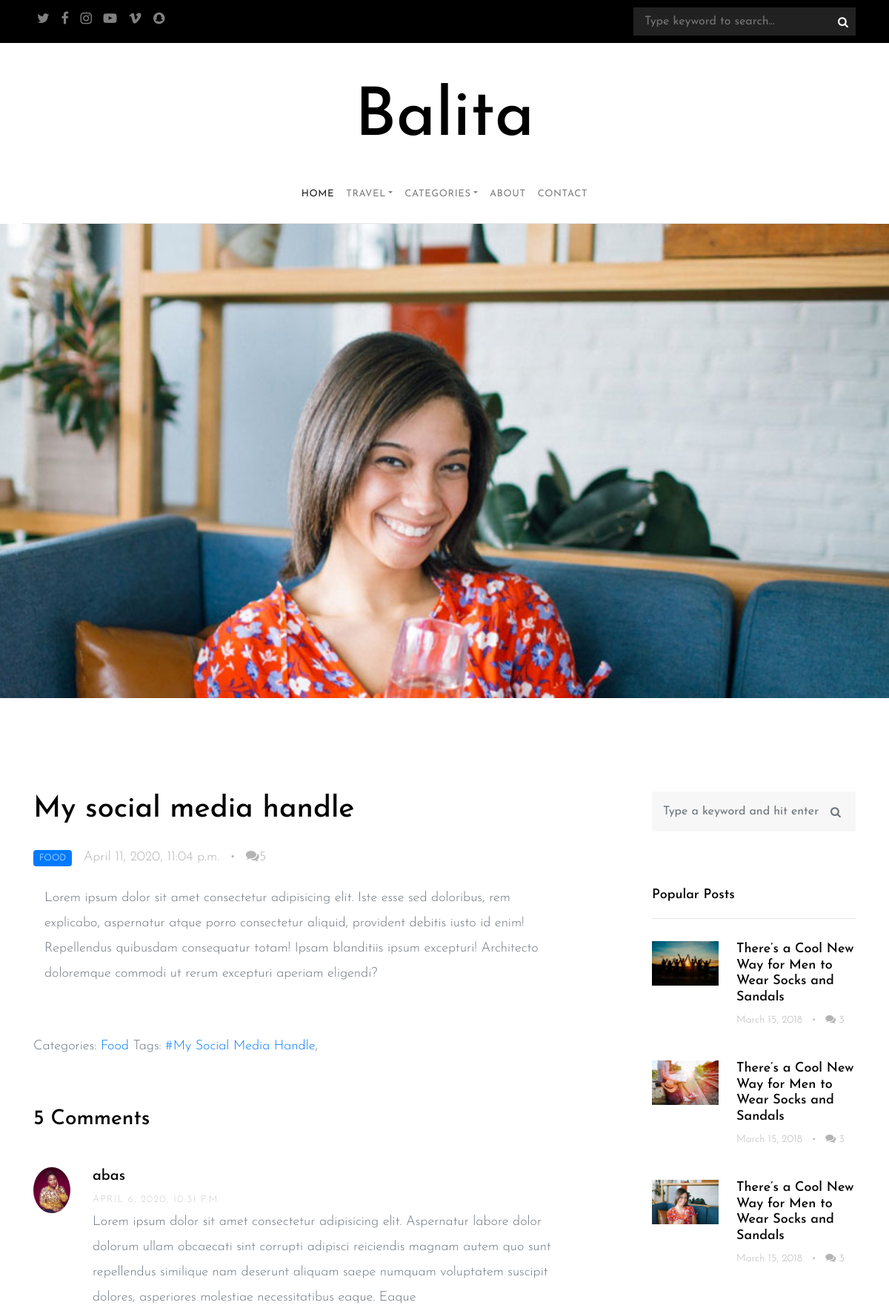
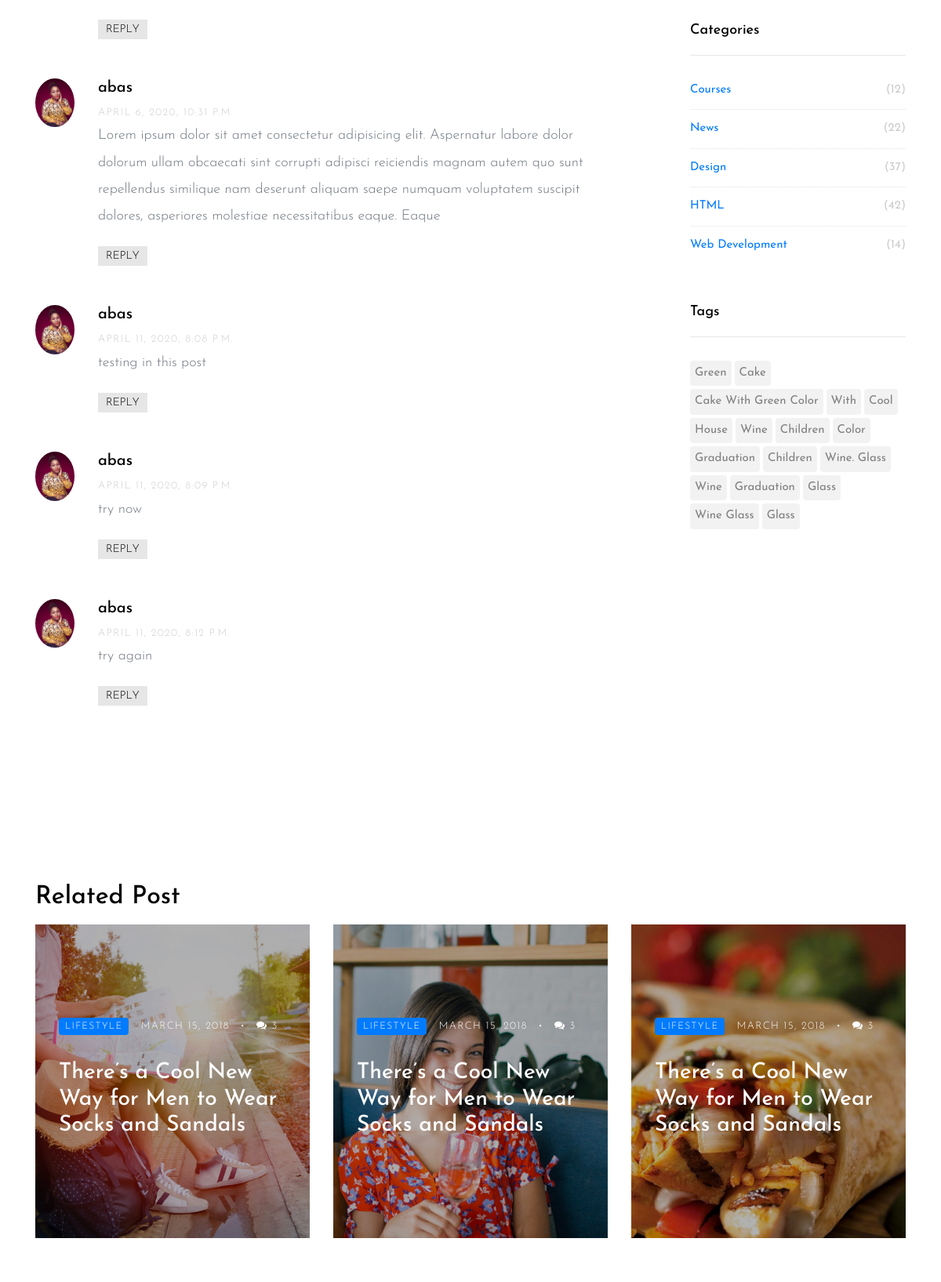
The app's page /single/my-social-media-handle/14/ (upper part) with its own data (2 pictures, top to bottom).
### blog/models.py (models this page shows, shortened)
class Post(models.Model):
    CATEGORY=[
    ('Lifestyle','Lifestyle'),
    ('Travel','Travel'),
    ('Food','Food'),
    ('Adventure','Adventure'),
    ('Business','Business'),
]
    slug = models.SlugField(default='', blank=True)
    title = models.CharField(verbose_name="Post Title",max_length=300,help_text='Enter your title')
    category = models.CharField(max_length=250,choices=CATEGORY, help_text='Select category')
    featured_image = models.ImageField(verbose_name='Upload Featured Image', upload_to='bolg',help_text='Upload featured Image',default='media_root/default_featured.jpg')
    body = RichTextUploadingField(blank=True,null=True)
    tags = models.CharField(verbose_name='Tag',max_length=500,help_text='Seperate tags with comma "," ',null=True,blank=True)
    location = models.CharField(verbose_name='Location',max_length=200,help_text='enter location', blank=True,null=True)
    pub_date = models.DateTimeField(verbose_name='Date Publish',auto_now=True)
    published = models.BooleanField(verbose_name='Publish post',default=False,help_text='publish post')
    @property
    def comment(self):
        return self.comment_set.all()
    @property
    def comment_count(self):
        return len(self.comment_set.all())
    def get_absolute_url(self):
        return reverse("blog:single",kwargs={'slug':self.slug,'id':self.id})
    def __str__(self):
        return '%s' % self.title

class Comment(models.Model):
    profile = models.ForeignKey(Profile, on_delete=models.CASCADE)
    post = models.ForeignKey(Post, on_delete = models.CASCADE)
    comment = models.TextField(verbose_name='Comment', max_length=300)
    name = models.CharField(verbose_name='Name',max_length=250)
    email = models.EmailField(verbose_name='Email', max_length=100)
    website = models.URLField( max_length=200)
    pub_date = models.DateTimeField(auto_now_add=True)

class Profile(models.Model):
    profile_pic = models.ImageField(verbose_name='Profile Photo',upload_to='profile',help_text='Profile Photo')
    user = models.OneToOneField(settings.AUTH_USER_MODEL, on_delete=models.CASCADE)
    facebook = models.URLField( max_length=200,null=True,blank=True)
    instagram = models.URLField( max_length=200,null=True,blank=True)
    twitter = models.URLField( max_length=200,null=True,blank=True)
    youtube = models.URLField( max_length=200,null=True,blank=True)
    about_me = models.TextField(max_length=500,help_text='A short description about yourself')

### blog/views.py (the view, shortened to what this page needs)
# urls.py: path('single/<slug:slug>/<int:id>/', blog_single,name="single"),
def blog_single(request,slug=None,id=''):
    print('position:',3)
    if request.method=='GET':
        print('position:',4)
        category=Post.objects.get(slug=slug,id=id).category
        print('position:',5)
        if request.user.is_authenticated:
            print('body',Post.objects.get(slug=slug,id=id).body)
            context = {
            'post':Post.objects.get(slug=slug,id=id),
            'profile':Profile.objects.get(user=request.user),
            'tags':_all_post_tag(model=Post.objects.all()),
            'post_tags':_unique_list(arr=_hashtag(txt=Post.objects.filter(slug=slug)[0])),
            'categories':[c[0].title() for c in Post.CATEGORY],
            'comment_form':CommentForm().as_p(),
            'popular_post':'',
            'related_post':Post.objects.filter(category=category).order_by('-pub_date')[:3],
            'latest_post':Post.objects.all().order_by('-pk')[:20],
            'locations':_unique_list([c.location.title() for c in Post.objects.all()]),
            }
        else:
            context = {
            'post':Post.objects.get(slug=slug,id=id),
            'tags':_all_post_tag(model=Post.objects.all()),
            'post_tags':_unique_list(arr=_hashtag(txt=Post.objects.filter(slug=slug)[0])),
            'categories':[c[0].title() for c in Post.CATEGORY],
            'popular_post':'',
            'related_post':Post.objects.filter(category=category).order_by('-pub_date')[:3],
            'latest_post':Post.objects.all().order_by('-pk')[:20],
            'locations':_unique_list([c.location.title() for c in Post.objects.all()]),
            }
        print('position:',6)
        return render(request, 'blog/blog-single.html', context)

### blog/utility.py (called while the page is built)
def _hashtag(txt='',*args,**kwargs):
    txt=str(txt)
    txt=txt.title().strip(' ,')
    tags=txt.split(',')
    return tags

def _unique_list(arr=[]):
    return list(set(arr))

def _all_post_tag(model=[]):
    all_tag=[]
    for m in model:
        all_tag+=_hashtag(txt=m.tags)
    return _unique_list(arr=all_tag)

### templates/blog/blog-single.html (shortened to what this page needs)
<!doctype html>
<html lang="en">
  <head>
    {% include 'blog/head.html' %}
  </head>
  <body>
   {% include 'blog/header.html' %}
   <section class="container-fluid" style="background-image: url({{post.featured_image.url}});background-repeat: no-repeat;background-position:top;background-size: cover;height: 80vh;">
   </section>
    <section class="site-section py-lg">
      <div class="container">
        <div class="row blog-entries">
          <div class="col-md-12 col-lg-8 main-content">
            <h1 class="mb-4">{{post.title}}</h1>
            <div class="post-meta">
                        <span class="category">{{post.category}}</span>
                        <span class="mr-2">{{post.pub_date}}</span> &bullet;
                        <span class="ml-2"><span class="fa fa-comments"></span>{{post.comment_count}} </span>
                      </div>
                      <div class="post-content-body">
                        <div class="container">
                          <p style="width: 100%;">
                            {{post.body | safe}}
                          </p>
                        </div>
                      </div>
                      <div class="pt-5">
                        <p>Categories:  <a href="{% url 'blog:list' list_tag=post.category %} ">{{post.category}} </a>  Tags:
                          {% for tag in post_tags %}
                          <a href="{% url 'blog:list' list_tag=tag %} ">#{{tag}}</a>,
                          {% endfor %}
                      </div>
            <div class="pt-5">
              <h3 class="mb-5">{{post.comment_count}}
                Comments
              </h3>
              <ul class="comment-list">
                {% for comment in post.comment %}
                <li class="comment">
                  <div class="vcard">
                    <img src="{{comment.profile.profile_pic.url}}" alt="Image placeholder">
                  </div>
                  <div class="comment-body">
                    <h3>{{comment.profile.user.username}} </h3>
                    <div class="meta">{{comment.pub_date}}</div>
                    <p>{{comment.comment}}</p>
                    <p><a href="#" class="reply">Reply</a></p>
                  </div>
                </li>
                {% endfor %}
              </ul>
            </div>
          </div>
         {% include 'blog/sidebar-box.html' %}
        </div>
      </div>
    </section>
    {% include 'blog/related_post.html' %}
  </body>
</html>

### templates/blog/related_post.html
{% load static %}
<section class="py-5">
    <div class="container">
      <div class="row">
        <div class="col-md-12">
          <h2 class="mb-3 ">Related Post</h2>
        </div>
      </div>
      <div class="row">
          {% for post in related_post %}
        <div class="col-md-6 col-lg-4">
          <a href="{{post.get_absolute_url}}" class="a-block d-flex align-items-center height-md" style="background-image: url('{{post.featured_image.url}}'); ">
            <div class="text">
              <div class="post-meta">
                <span class="category">Lifestyle</span>
                <span class="mr-2">March 15, 2018 </span> &bullet;
                <span class="ml-2"><span class="fa fa-comments"></span> 3</span>
              </div>
              <h3>There’s a Cool New Way for Men to Wear Socks and Sandals</h3>
            </div>
          </a>
        </div>
            {% endfor %}
      </div>
    </div>
  </section>

### static_in_env/blog/css/style.css (style rules this page uses)
body { background: #fff; font-family: "Josefin Sans", arial, sans-serif; font-weight: 300; font-size: 18px; line-height: 1.9; color: #6c757d; }
a { -webkit-transition: .3s all ease; -o-transition: .3s all ease; transition: .3s all ease; text-decoration: none; }
h1, h2, h3, h4, h5 { color: #000; font-family: "Josefin Sans", arial, sans-serif; }
.category { display: inline-block; background: #007bff; padding: 2px 8px; line-height: 1.5; font-size: 12px; border-radius: 4px; text-transform: uppercase; color: #fff !important; margin-right: 10px; }
.a-block { display: block; background-size: cover; background-position: center center; padding: 30px; position: relative; margin-bottom: 30px; height: 300px; }
.a-block.height-md { height: 400px; }
.a-block:before { background: #000; position: absolute; content: ""; z-index: 1; opacity: .3; -webkit-transition: .3s all ease; -o-transition: .3s all ease; transition: .3s all ease; top: 0; left: 0; right: 0; bottom: 0; }
.a-block .text { position: relative; z-index: 2; max-width: 100%; }
.a-block .text .post-meta { color: #fff; text-transform: uppercase; letter-spacing: .1em; font-size: 13px; margin-bottom: 30px; }
.a-block .text h3 { color: #fff; border: 1px solidi red; }
.site-section { padding: 7em 0; }
.blog-entries .post-meta { margin-bottom: 20px; color: #b3b3b3; }
.comment-list { padding: 0; margin: 0; }
.comment-list li { padding: 0; margin: 0 0 30px 0; float: left; width: 100%; clear: both; list-style: none; }
.comment-list li .vcard { width: 80px; float: left; }
.comment-list li .vcard img { width: 50px; border-radius: 50%; }
.comment-list li .comment-body { float: right; width: calc(100% - 80px); }
.comment-list li .comment-body h3 { font-size: 20px; }
.comment-list li .comment-body .meta { text-transform: uppercase; font-size: 13px; letter-spacing: .1em; color: #ccc; }
.comment-list li .comment-body .reply { padding: 5px 10px; background: #e6e6e6; color: #000; text-transform: uppercase; font-size: 14px; }

### records on screen
Post: featured_image (picture), title "My social media handle", category "FOOD", pub_date "April 11, 2020, 11:04 p.m.", comment_count "5", body "Lorem ipsum dolor sit amet consectetur adipisicing elit. Iste esse sed doloribus, rem explicabo, aspernatur atque porro consectetur aliquid, provident debitis iusto id enim! Repellendus quibusdam consequatur totam! Ipsam blanditiis ipsum excepturi! Architecto doloremque commodi ut rerum excepturi aperiam eligendi?", category "Food"
Comment: profile.profile_pic (picture), profile.user.username "abas", pub_date "APRIL 6, 2020, 10:31 P.M.", comment "Lorem ipsum dolor sit amet consectetur adipisicing elit. Aspernatur labore dolor dolorum ullam obcaecati sint corrupti adipisci reiciendis magnam autem quo sunt repellendus similique nam deserunt aliquam saepe numquam voluptatem suscipit dolores, asperiores molestiae necessitatibus eaque. Eaque"
Comment: profile.profile_pic (picture), profile.user.username "abas", pub_date "APRIL 6, 2020, 10:31 P.M.", comment "Lorem ipsum dolor sit amet consectetur adipisicing elit. Aspernatur labore dolor dolorum ullam obcaecati sint corrupti adipisci reiciendis magnam autem quo sunt repellendus similique nam deserunt aliquam saepe numquam voluptatem suscipit dolores, asperiores molestiae necessitatibus eaque. Eaque"
Comment: profile.profile_pic (picture), profile.user.username "abas", pub_date "APRIL 11, 2020, 8:08 P.M.", comment "testing in this post"
Comment: profile.profile_pic (picture), profile.user.username "abas", pub_date "APRIL 11, 2020, 8:09 P.M.", comment "try now"
Comment: profile.profile_pic (picture), profile.user.username "abas", pub_date "APRIL 11, 2020, 8:12 P.M.", comment "try again"
Post: featured_image (picture)
Post: featured_image (picture)

### other values on screen
{{ tag }} "My Social Media Handle"
{{ tag }} "Green" "Cake" "Cake With Green Color" "With" "Cool" "House" "Wine" "Children" "Color" "Graduation" "Children" "Wine. Glass" "Wine" "Graduation" "Glass" "Wine Glass" "Glass"
